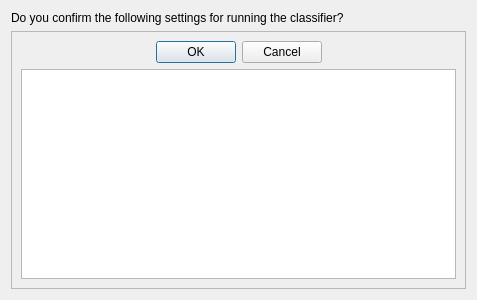
<?xml version="1.0" encoding="UTF-8"?>
<ui version="4.0">
 <class>confirm_diag</class>
 <widget class="QDialog" name="confirm_diag">
  <property name="geometry">
   <rect>
    <x>0</x>
    <y>0</y>
    <width>477</width>
    <height>300</height>
   </rect>
  </property>
  <property name="focusPolicy">
   <enum>Qt::StrongFocus</enum>
  </property>
  <property name="contextMenuPolicy">
   <enum>Qt::NoContextMenu</enum>
  </property>
  <property name="windowTitle">
   <string>Confirmation</string>
  </property>
  <property name="modal">
   <bool>true</bool>
  </property>
  <layout class="QGridLayout" name="gridLayout">
   <item row="1" column="0">
    <widget class="QFrame" name="diag_frame">
     <property name="frameShape">
      <enum>QFrame::StyledPanel</enum>
     </property>
     <property name="frameShadow">
      <enum>QFrame::Raised</enum>
     </property>
     <layout class="QGridLayout" name="gridLayout_2">
      <item row="0" column="0">
       <spacer name="horizontalSpacer_2">
        <property name="orientation">
         <enum>Qt::Horizontal</enum>
        </property>
        <property name="sizeHint" stdset="0">
         <size>
          <width>40</width>
          <height>20</height>
         </size>
        </property>
       </spacer>
      </item>
      <item row="0" column="1">
       <widget class="QDialogButtonBox" name="confirm_btn">
        <property name="orientation">
         <enum>Qt::Horizontal</enum>
        </property>
        <property name="standardButtons">
         <set>QDialogButtonBox::Cancel|QDialogButtonBox::Ok</set>
        </property>
       </widget>
      </item>
      <item row="0" column="2">
       <spacer name="horizontalSpacer">
        <property name="orientation">
         <enum>Qt::Horizontal</enum>
        </property>
        <property name="sizeHint" stdset="0">
         <size>
          <width>40</width>
          <height>20</height>
         </size>
        </property>
       </spacer>
      </item>
      <item row="1" column="0" colspan="3">
       <widget class="QTextEdit" name="extra_info">
        <property name="readOnly">
         <bool>true</bool>
        </property>
       </widget>
      </item>
     </layout>
    </widget>
   </item>
   <item row="0" column="0">
    <widget class="QLabel" name="msg_label">
     <property name="text">
      <string>Do you confirm the following settings for running the classifier?</string>
     </property>
    </widget>
   </item>
  </layout>
 </widget>
 <resources/>
 <connections>
  <connection>
   <sender>confirm_btn</sender>
   <signal>accepted()</signal>
   <receiver>confirm_diag</receiver>
   <slot>accept()</slot>
   <hints>
    <hint type="sourcelabel">
     <x>248</x>
     <y>254</y>
    </hint>
    <hint type="destinationlabel">
     <x>157</x>
     <y>274</y>
    </hint>
   </hints>
  </connection>
  <connection>
   <sender>confirm_btn</sender>
   <signal>rejected()</signal>
   <receiver>confirm_diag</receiver>
   <slot>reject()</slot>
   <hints>
    <hint type="sourcelabel">
     <x>316</x>
     <y>260</y>
    </hint>
    <hint type="destinationlabel">
     <x>286</x>
     <y>274</y>
    </hint>
   </hints>
  </connection>
 </connections>
</ui>
